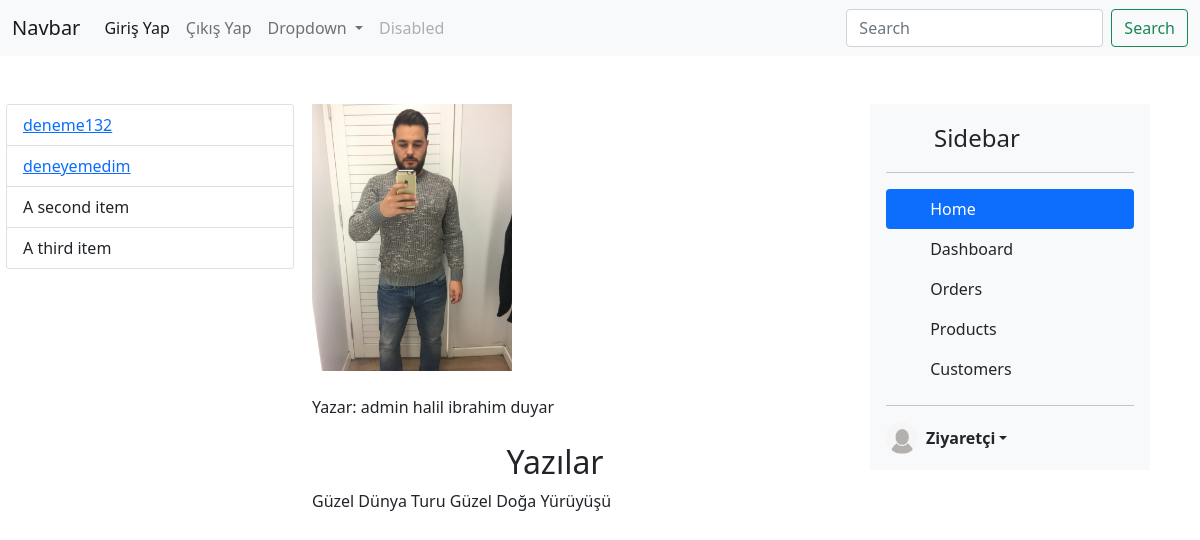
The app's page /yazar-1 with its own data.
### myapp/models.py (models this page shows, shortened)
class KategororiModel(models.Model):
    title = models.CharField(max_length=50)
    parent = models.ForeignKey('self', on_delete=models.CASCADE, blank=True, null=True, related_name='child')
    slug = models.SlugField(unique=True)

class UrunModel(models.Model):
    title = models.CharField(max_length=150)
    image = models.FileField(upload_to='urunler/', blank=True, null=True)
    slug  = models.SlugField(unique=True)
    aciklama = RichTextField()
    kategori = models.ForeignKey(KategororiModel, on_delete=models.CASCADE)
    yazar = models.ForeignKey(CastomUserModel, on_delete=models.CASCADE, blank=True, null=True)
    olusturma = models.DateTimeField(auto_now_add=True)
    degistirma = models.DateTimeField(auto_now=True)

### account/models.py (models this page shows, shortened)
class CastomUserModel(AbstractUser):
    image = models.FileField(upload_to='user/', blank=True, null=True)
    admin = models.BooleanField(default=False)
    class Meta:
        db_table = 'User'
        verbose_name = 'User'
        verbose_name_plural = 'Users'

### myapp/views.py (the view)
# urls.py: path('yazar-<int:id>', views.yazar_panel, name='yazar'),
def yazar_panel(request, id):
    yazar = get_object_or_404(CastomUserModel, id=id)
    yazilar = UrunModel.objects.filter(yazar=yazar)
    return render(request, 'yazar.html', {
        'yazar':yazar,
        'yazilar':yazilar,
    })

### myapp/templatetags/kategori_list.py (called while the page is built)
@register.simple_tag
def kategori_list():
    kategori = KategororiModel.objects.all()
    return kategori

### myapp/templates/yazar.html (shortened to what this page needs)
{% extends 'layout.html' %}
{% load static %}
{% block css_files %}
<link rel="stylesheet" href="{% static 'css/deneme.css' %}">
{% endblock css_files %}
{% block content %}
    <div class="conteiner-fluid">
        <div class="row justify-content-center">
            <div class="col">
                <img style="width: 200px;" src="{{ yazar.image.url }}" alt="">
                <br><br>
                Yazar: {{yazar.username}}
                {{ yazar.first_name }}
                {{ yazar.last_name }}
                <br><br>
                <p class="text h2">Yazılar</p>
                {% for yazi in yazilar %}
                    {{ yazi.title }}
                {% endfor %}
            </div>
        </div>
    </div>
{% endblock content %}

### templates/layout.html (shortened to what this page needs)
{% load static %}
<!DOCTYPE html>
<html lang="en">
<head>
    <link rel="stylesheet" href="{% static 'css/style.css' %}">
    {% block css_files %}{% endblock css_files %}
</head>
<body>
    {% include 'partials/navbar.html' %}
    <div class="conteiner-fluid my-5">
        <div class="row justify-content-end">
            <div class="col-3">
                {% include 'partials/kategori.html' %}
            </div>
            <div class="col-5">
                {% block content %}{% endblock content %}
            </div>
            <div class="col-3 mx-5">
                {% include 'partials/sidebar.html' %}
            </div>
        </div>
    </div>
</body>
</html>

### templates/partials/navbar.html (shortened to what this page needs)
<nav class="navbar navbar-expand-lg navbar-light bg-light">
    <div class="container-fluid">
      <a class="navbar-brand" href="#">Navbar</a>
      <div class="collapse navbar-collapse" id="navbarSupportedContent">
        <ul class="navbar-nav me-auto mb-2 mb-lg-0">
          <li class="nav-item">
            <a class="nav-link active" aria-current="page" href="{% url 'login' %}">Giriş Yap</a>
          </li>
          <li class="nav-item">
            <a class="nav-link" href="{% url 'logout' %}">Çıkış Yap</a>
          </li>
          <li class="nav-item dropdown">
            <a class="nav-link dropdown-toggle" href="#" id="navbarDropdown" role="button" data-bs-toggle="dropdown" aria-expanded="false">
              Dropdown
            </a>
          </li>
          <li class="nav-item">
            <a class="nav-link disabled" href="#" tabindex="-1" aria-disabled="true">Disabled</a>
          </li>
        </ul>
        <form class="d-flex" method="GET">
          <input class="form-control me-2" name="arama" type="search" placeholder="Search" aria-label="Search">
          <button class="btn btn-outline-success" type="submit">Search</button>
        </form>
      </div>
    </div>
  </nav>

### templates/partials/kategori.html
{% load kategori_list %}
{% kategori_list as kategori%}
<div class="card" style="width: 18rem;">
    <ul class="list-group list-group-flush">
      {% for kat in kategori %}
      <li class="list-group-item"><a href="{% url 'kategori' slug=kat.slug %}">{{ kat.title }}</a></li>
      {% endfor %}
      <li class="list-group-item">A second item</li>
      <li class="list-group-item">A third item</li>
    </ul>
  </div>

### templates/partials/sidebar.html (shortened to what this page needs)
{% load static %}
<div class="d-flex flex-column flex-shrink-0 p-3 bg-light" style="width: 280px;">
  <a href="/" class="d-flex align-items-center mb-3 mb-md-0 me-md-auto link-dark text-decoration-none">
    <svg class="bi me-2" width="40" height="32"><use xlink:href="#bootstrap"></use></svg>
    <span class="fs-4">Sidebar</span>
  </a>
  <hr>
  <ul class="nav nav-pills flex-column mb-auto">
    <li class="nav-item">
      <a href="{% url 'index' %}" class="nav-link active" aria-current="page">
        <svg class="bi me-2" width="16" height="16"><use xlink:href="#home"></use></svg>
        Home
      </a>
    </li>
    <li>
      <a href="{% url 'yazilarim' %}" class="nav-link link-dark">
        <svg class="bi me-2" width="16" height="16"><use xlink:href="#speedometer2"></use></svg>
        Dashboard
      </a>
    </li>
    <li>
      <a href="#" class="nav-link link-dark">
        <svg class="bi me-2" width="16" height="16"><use xlink:href="#table"></use></svg>
        Orders
      </a>
    </li>
    <li>
      <a href="#" class="nav-link link-dark">
        <svg class="bi me-2" width="16" height="16"><use xlink:href="#grid"></use></svg>
        Products
      </a>
    </li>
    <li>
      <a href="#" class="nav-link link-dark">
        <svg class="bi me-2" width="16" height="16"><use xlink:href="#people-circle"></use></svg>
        Customers
      </a>
    </li>
  </ul>
  <hr>
  <div class="dropdown">
    {% if request.user.is_authenticated %}
      {% if request.user.admin %}
    <a href="#" class="d-flex align-items-center link-dark text-decoration-none dropdown-toggle" id="dropdownUser2" data-bs-toggle="dropdown" aria-expanded="false">
      <img src="{{ request.user.image.url }}" alt="" width="32" height="32" class="rounded-circle me-2">
      <strong>{{ request.user.username }}</strong>
    </a>
    <ul class="dropdown-menu text-small shadow" aria-labelledby="dropdownUser2">
      <li><a class="dropdown-item" href="{% url 'yazilarim' %}">Yazılarım</a></li>
      <li><a class="dropdown-item" href="{% url 'yazi-ekle' %}">Yazi Ekle</a></li>
      <li><a class="dropdown-item" href="{% url 'update' %}">Profile</a></li>
      <li><a class="dropdown-item" href="{% url 'password' %}">Change Password</a></li>
      <li><hr class="dropdown-divider"></li>
      <li><a class="dropdown-item" href="{% url 'logout' %}">Sign out</a></li>
      {% else %}
    <a href="#" class="d-flex align-items-center link-dark text-decoration-none dropdown-toggle" id="dropdownUser2" data-bs-toggle="dropdown" aria-expanded="false">
      {% if request.user.image %}
        <img src="{{ request.user.image.url }}" alt="" width="32" height="32" class="rounded-circle me-2">
      <strong>{{ request.user.username }}</strong>
      {% else %}
      <img src="{% static 'img/2.jpg' %}" alt="" width="32" height="32" class="rounded-circle me-2">
      <strong>{{ request.user.username }}</strong>
      {% endif %}
    </a>
    <ul class="dropdown-menu text-small shadow" aria-labelledby="dropdownUser2">
      <li><a class="dropdown-item" href="{% url 'yazilarim' %}">My Write</a></li>
      <li><a class="dropdown-item" href="{% url 'password' %}">Change Password</a></li>
      <li><a class="dropdown-item" href="{% url 'update' %}">Profile</a></li>
      <li><hr class="dropdown-divider"></li>
      <li><a class="dropdown-item" href="{% url 'logout' %}">Sign out</a></li>
    {% endif %}
    {% else %}
    <a href="#" class="d-flex align-items-center link-dark text-decoration-none dropdown-toggle" id="dropdownUser2" data-bs-toggle="dropdown" aria-expanded="false">
      <img src="{% static 'img/2.jpg' %}" alt="" width="32" height="32" class="rounded-circle me-2">
      <strong>Ziyaretçi</strong>
    </a>
    {% endif %}
  </div>
</div>

### static/css/deneme.css (style rules this page uses)
.text { text-align: center; }
img { height: 200; }

### records on screen
KategororiModel: title "deneme132"
KategororiModel: title "deneyemedim"
CastomUserModel: image (picture), username "admin", first_name "halil ibrahim", last_name "duyar"
UrunModel: title "Güzel Dünya Turu"
UrunModel: title "Güzel Doğa Yürüyüşü"
